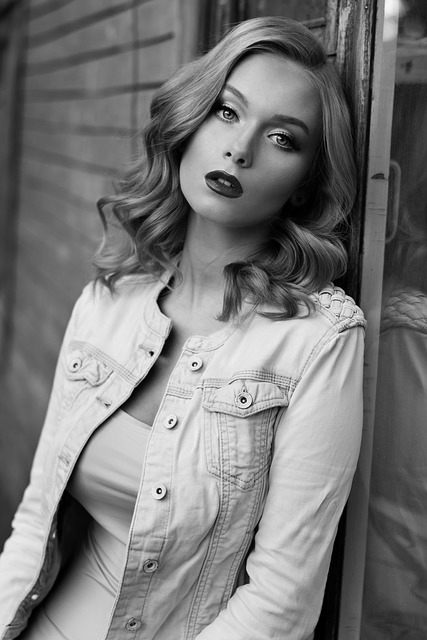
#> input picture blackWhite.png, 427 x 640 px
$ python FIltrosConvoluciones.py
#> lines starting #> are read from the running program, lines starting #| are printed output that depends on the picture
# -*- coding: utf-8 -*-
"""
Created on Sun Sep  2 14:12:49 2018

@author: FamiliaHogar
"""

from skimage import io
import matplotlib.pyplot as plt
import numpy as np

#plt.rcParams['image.cmap'] = 'gray'
matrizOriginal = (io.imread('blackWhite.png')/255.0)/255.0
#> matrizOriginal: shape (640, 427) float64; min 0, max 0.996, mean 0.478
i, j = matrizOriginal.shape
#> i = 640; j = 427
matrizSuavizada = np.zeros((i, j))
matrizBordeada = np.zeros((i, j))
matrizPerfilada = np.zeros((i, j))

###### Suavizado ######

for x in range(i):
    for y in range(j):
        if x == 0 and y == 0:
            matrizSuavizada[x,y] = ((matrizOriginal[(x+1),y] + matrizOriginal[(x+1),(y+1)]
            + matrizOriginal[x,(y+1)] + matrizOriginal[x,(y+1)] + matrizOriginal[x,y]
            + matrizOriginal[x,y] + matrizOriginal[x,y] + matrizOriginal[(x+1),y]
            + matrizOriginal[x,y])/10)
        elif x == i-1 and y == 0:
            matrizSuavizada[x,y] = ((matrizOriginal[(x),y] + matrizOriginal[(x),(y+1)]
            + matrizOriginal[x,(y+1)] + matrizOriginal[x-1,(y+1)] + matrizOriginal[x-1,y]
            + matrizOriginal[x-1,y] + matrizOriginal[x,y] + matrizOriginal[(x),y]
            + matrizOriginal[x,y])/10)
        elif x == i-1 and y == j-1:
            matrizSuavizada[x,y] = ((matrizOriginal[(x),y] + matrizOriginal[(x),(y)]
            + matrizOriginal[x,(y)] + matrizOriginal[x-1,(y)] + matrizOriginal[x-1,y]
            + matrizOriginal[x-1,y-1] + matrizOriginal[x,y-1] + matrizOriginal[(x),y-1]
            + matrizOriginal[x,y])/10)
        elif x == 0 and y == j-1:
            matrizSuavizada[x,y] = ((matrizOriginal[(x+1),y] + matrizOriginal[(x+1),(y)]
            + matrizOriginal[x,(y)] + matrizOriginal[x,(y)] + matrizOriginal[x,y]
            + matrizOriginal[x,y-1] + matrizOriginal[x,y-1] + matrizOriginal[(x+1),y-1]
            + matrizOriginal[x,y])/10)
        elif y == 0 and x != 0 and x != i-1:
            matrizSuavizada[x,y] = ((matrizOriginal[(x+1),y] + matrizOriginal[(x+1),(y+1)]
            + matrizOriginal[x,(y+1)] + matrizOriginal[x-1,(y+1)] + matrizOriginal[x-1,y]
            + matrizOriginal[x-1,y] + matrizOriginal[x,y] + matrizOriginal[(x+1),y]
            + matrizOriginal[x,y])/10)
        elif x == i-1 and y != 0 and y != j-1:
            matrizSuavizada[x,y] = ((matrizOriginal[(x),y] + matrizOriginal[(x),(y+1)]
            + matrizOriginal[x,(y+1)] + matrizOriginal[x-1,(y+1)] + matrizOriginal[x-1,y]
            + matrizOriginal[x-1,y-1] + matrizOriginal[x,y-1] + matrizOriginal[(x),y-1]
            + matrizOriginal[x,y])/10)
        elif y == j-1 and x != 0 and x != i-1:
            matrizSuavizada[x,y] = ((matrizOriginal[(x+1),y] + matrizOriginal[(x+1),(y)]
            + matrizOriginal[x,(y)] + matrizOriginal[x-1,(y)] + matrizOriginal[x-1,y]
            + matrizOriginal[x-1,y-1] + matrizOriginal[x,y-1] + matrizOriginal[(x+1),y-1]
            + matrizOriginal[x,y])/10)
        elif x == 0 and y != 0 and y != j-1:
            matrizSuavizada[x,y] = ((matrizOriginal[(x+1),y] + matrizOriginal[(x+1),(y+1)]
            + matrizOriginal[x,(y+1)] + matrizOriginal[x,(y+1)] + matrizOriginal[x,y]
            + matrizOriginal[x,y-1] + matrizOriginal[x,y-1] + matrizOriginal[(x+1),y-1]
            + matrizOriginal[x,y])/10)
        else:
            matrizSuavizada[x,y] = ((matrizOriginal[(x+1),y] + matrizOriginal[(x+1),(y+1)]
            + matrizOriginal[x,(y+1)] + matrizOriginal[x-1,(y+1)] + matrizOriginal[x-1,y]
            + matrizOriginal[x-1,y-1] + matrizOriginal[x,y-1] + matrizOriginal[(x+1),y-1]
            + matrizOriginal[x,y])/10)
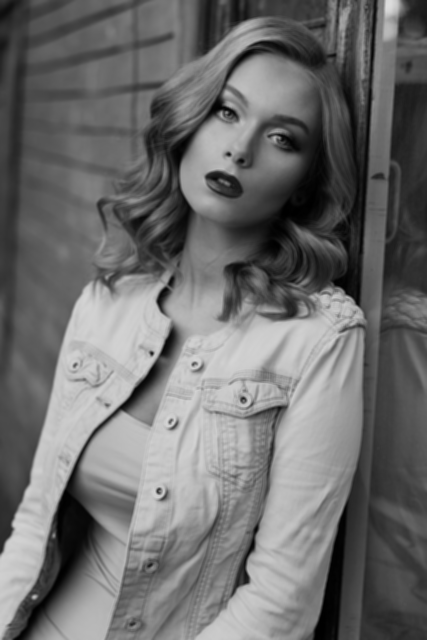
#> matrizSuavizada: shape (640, 427) float64; min 0, max 0.87, mean 0.43

###### Bordes ######

for x in range(i):
    for y in range(j):
        if x == 0 and y == 0:
            matrizBordeada[x,y] = ((2*matrizOriginal[(x+1),y] + matrizOriginal[(x+1),(y+1)]
            - matrizOriginal[x,(y+1)] - 2*matrizOriginal[x,y]
            - matrizOriginal[x,y] + matrizOriginal[(x+1),y])/4)
        elif x == i-1 and y == 0:
            matrizBordeada[x,y] = ((2*matrizOriginal[(x),y] + matrizOriginal[(x),(y+1)]
            - matrizOriginal[x-1,(y+1)] - 2*matrizOriginal[x-1,y]
            - matrizOriginal[x-1,y] + matrizOriginal[(x),y])/4)
        elif x == i-1 and y == j-1:
            matrizBordeada[x,y] = ((2*matrizOriginal[(x),y] + matrizOriginal[(x),(y)]
            - matrizOriginal[x-1,(y)] - 2*matrizOriginal[x-1,y]
            - matrizOriginal[x-1,y-1] + matrizOriginal[(x),y-1])/4)
        elif x == 0 and y == j-1:
            matrizBordeada[x,y] = ((2*matrizOriginal[(x+1),y] + matrizOriginal[(x+1),(y)]
            - matrizOriginal[x,(y)] - 2*matrizOriginal[x,y]
            - matrizOriginal[x,y-1] + matrizOriginal[(x+1),y-1])/4)
        elif y == 0 and x != 0 and x != i-1:
            matrizBordeada[x,y] = ((2*matrizOriginal[(x+1),y] + matrizOriginal[(x+1),(y+1)]
            - matrizOriginal[x-1,(y+1)] - 2*matrizOriginal[x-1,y]
            - matrizOriginal[x-1,y] + matrizOriginal[(x+1),y])/4)
        elif x == i-1 and y != 0 and y != j-1:
            matrizBordeada[x,y] = ((2*matrizOriginal[(x),y] + matrizOriginal[(x),(y+1)]
            - matrizOriginal[x-1,(y+1)] - 2*matrizOriginal[x-1,y]
            - matrizOriginal[x-1,y-1] + matrizOriginal[(x),y-1])/4)
        elif y == j-1 and x != 0 and x != i-1:
            matrizBordeada[x,y] = ((2*matrizOriginal[(x+1),y] + matrizOriginal[(x+1),(y)]
            - matrizOriginal[x-1,(y)] - 2*matrizOriginal[x-1,y]
            - matrizOriginal[x-1,y-1] + matrizOriginal[(x+1),y-1])/4)
        elif x == 0 and y != 0 and y != j-1:
            matrizBordeada[x,y] = ((2*matrizOriginal[(x+1),y] + matrizOriginal[(x+1),(y+1)]
            - matrizOriginal[x,(y+1)] - 2*matrizOriginal[x,y]
            - matrizOriginal[x,y-1] + matrizOriginal[(x+1),y-1])/4)
        else:
            matrizBordeada[x,y] = ((2*matrizOriginal[(x+1),y] + matrizOriginal[(x+1),(y+1)]
            - matrizOriginal[x-1,(y+1)] - 2*matrizOriginal[x-1,y]
            - matrizOriginal[x-1,y-1] + matrizOriginal[(x+1),y-1])/4)
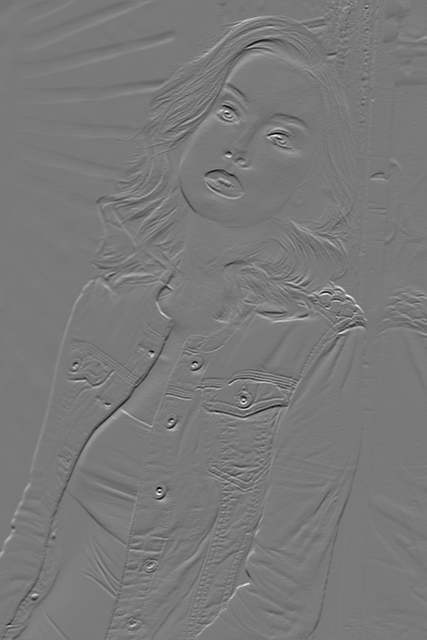
#> matrizBordeada: shape (640, 427) float64; min -0.798, max 0.874, mean 0.000567; drawn with min black and max white

###### Perfilado ######

for x in range(i):
    for y in range(j):
        if x == 0 and y == 0:
            matrizPerfilada[x,y] = ((-matrizOriginal[(x+1),y] - matrizOriginal[(x+1),(y+1)]
            - matrizOriginal[x,(y+1)] - matrizOriginal[x,(y+1)] - matrizOriginal[x,y]
            - matrizOriginal[x,y] - matrizOriginal[x,y] - matrizOriginal[(x+1),y]
            + 9*matrizOriginal[x,y])/6)
        elif x == i-1 and y == 0:
            matrizPerfilada[x,y] = ((-matrizOriginal[(x),y] - matrizOriginal[(x),(y+1)]
            - matrizOriginal[x,(y+1)] - matrizOriginal[x-1,(y+1)] - matrizOriginal[x-1,y]
            - matrizOriginal[x-1,y] - matrizOriginal[x,y] - matrizOriginal[(x),y]
            + 9*matrizOriginal[x,y])/6)
        elif x == i-1 and y == j-1:
            matrizPerfilada[x,y] = ((-matrizOriginal[(x),y] - matrizOriginal[(x),(y)]
            - matrizOriginal[x,(y)] - matrizOriginal[x-1,(y)] - matrizOriginal[x-1,y]
            - matrizOriginal[x-1,y-1] - matrizOriginal[x,y-1] - matrizOriginal[(x),y-1]
            + 9*matrizOriginal[x,y])/6)
        elif x == 0 and y == j-1:
            matrizPerfilada[x,y] = ((-matrizOriginal[(x+1),y] - matrizOriginal[(x+1),(y)]
            - matrizOriginal[x,(y)] - matrizOriginal[x,(y)] - matrizOriginal[x,y]
            - matrizOriginal[x,y-1] - matrizOriginal[x,y-1] - matrizOriginal[(x+1),y-1]
            + 9*matrizOriginal[x,y])/6)
        elif y == 0 and x != 0 and x != i-1:
            matrizPerfilada[x,y] = ((-matrizOriginal[(x+1),y] - matrizOriginal[(x+1),(y+1)]
            - matrizOriginal[x,(y+1)] - matrizOriginal[x-1,(y+1)] - matrizOriginal[x-1,y]
            - matrizOriginal[x-1,y] - matrizOriginal[x,y] - matrizOriginal[(x+1),y]
            + 9*matrizOriginal[x,y])/6)
        elif x == i-1 and y != 0 and y != j-1:
            matrizPerfilada[x,y] = ((-matrizOriginal[(x),y] - matrizOriginal[(x),(y+1)]
            - matrizOriginal[x,(y+1)] - matrizOriginal[x-1,(y+1)] - matrizOriginal[x-1,y]
            - matrizOriginal[x-1,y-1] - matrizOriginal[x,y-1] - matrizOriginal[(x),y-1]
            + 9*matrizOriginal[x,y])/6)
        elif y == j-1 and x != 0 and x != i-1:
            matrizPerfilada[x,y] = ((-matrizOriginal[(x+1),y] - matrizOriginal[(x+1),(y)]
            - matrizOriginal[x,(y)] - matrizOriginal[x-1,(y)] - matrizOriginal[x-1,y]
            - matrizOriginal[x-1,y-1] - matrizOriginal[x,y-1] - matrizOriginal[(x+1),y-1]
            + 9*matrizOriginal[x,y])/6)
        elif x == 0 and y != 0 and y != j-1:
            matrizPerfilada[x,y] = ((-matrizOriginal[(x+1),y] - matrizOriginal[(x+1),(y+1)]
            - matrizOriginal[x,(y+1)] - matrizOriginal[x,(y+1)] - matrizOriginal[x,y]
            - matrizOriginal[x,y-1] - matrizOriginal[x,y-1] - matrizOriginal[(x+1),y-1]
            + 9*matrizOriginal[x,y])/6)
        else:
            matrizPerfilada[x,y] = ((-matrizOriginal[(x+1),y] - matrizOriginal[(x+1),(y+1)]
            - matrizOriginal[x,(y+1)] - matrizOriginal[x-1,(y+1)] - matrizOriginal[x-1,y]
            - matrizOriginal[x-1,y-1] - matrizOriginal[x,y-1] - matrizOriginal[(x+1),y-1]
            + 9*matrizOriginal[x,y])/6)
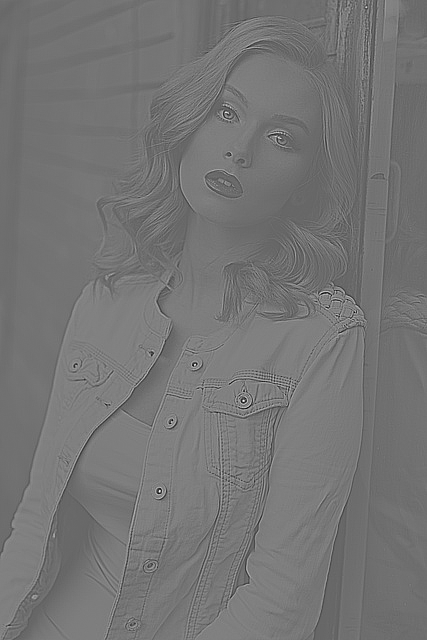
#> matrizPerfilada: shape (640, 427) float64; min -0.608, max 0.889, mean 0.0796; drawn with min black and max white

plt.imshow(matrizOriginal,vmin=0,vmax=1)
plt.figure()
plt.imshow(matrizSuavizada,vmin=0,vmax=1)
plt.figure()
plt.imshow(matrizBordeada,vmin=0,vmax=1)
plt.figure()
plt.imshow(matrizPerfilada,vmin=0,vmax=1)
io.imsave("blackWhiteSuave.png", matrizSuavizada)
io.imsave("blackWhiteBordes.png", matrizBordeada)
io.imsave("blackWhitePerfil.png", matrizPerfilada)

$ run again, with modelo.jpg saved as blackWhite.png
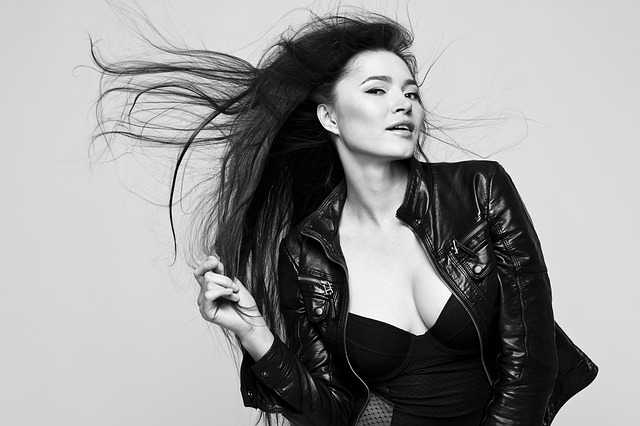
#> input picture modelo.jpg, 640 x 426 px
#> after the loop `for x in range(i):`:
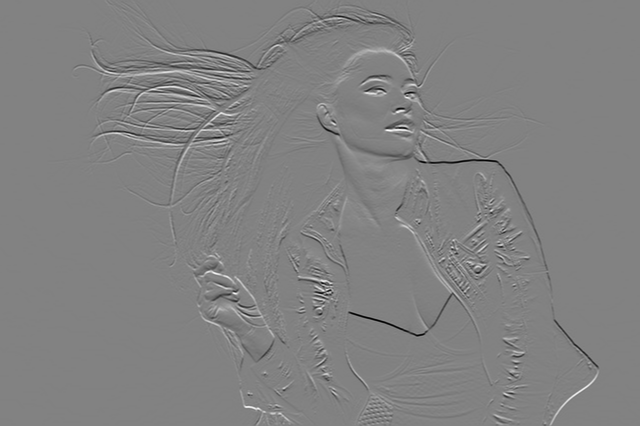
#> matrizBordeada: shape (426, 640) float64; min -0.00388, max 0.00373, mean -6.11e-06; drawn with min black and max white
#> after the loop `for x in range(i):`:
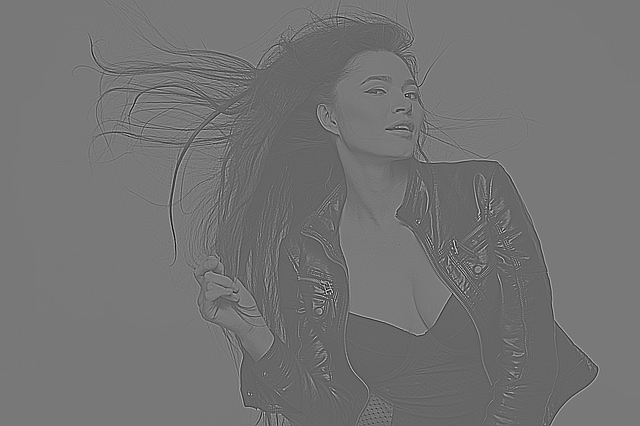
#> matrizPerfilada: shape (426, 640) float64; min -0.00287, max 0.00434, mean 0.000391; drawn with min black and max white
